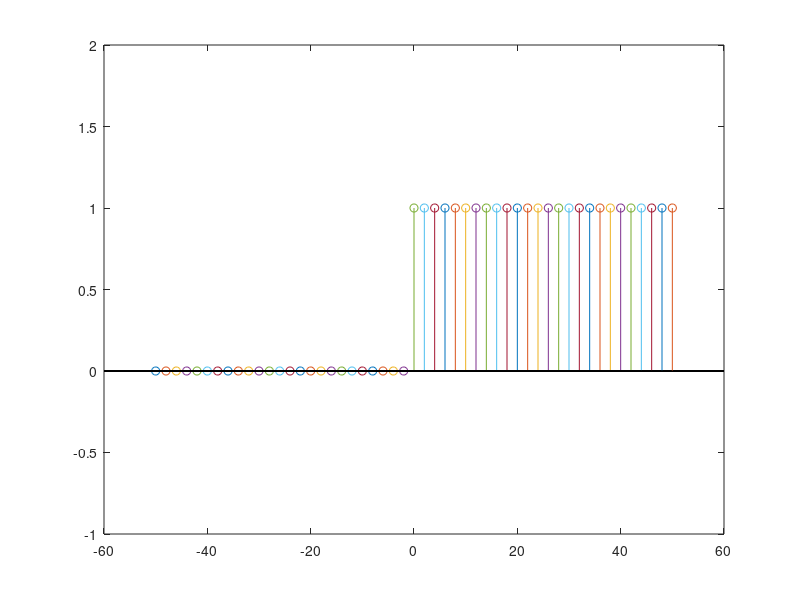

Source code (MATLAB):
clc;
clear all;
close all;

for n=-50:2:50
    if n<0
        stem(n,0);hold on;
        axis([-60 60 -1 2]);
    else
        stem(n,1);hold on;
        axis([-60 60 -1 2]);
    end
end